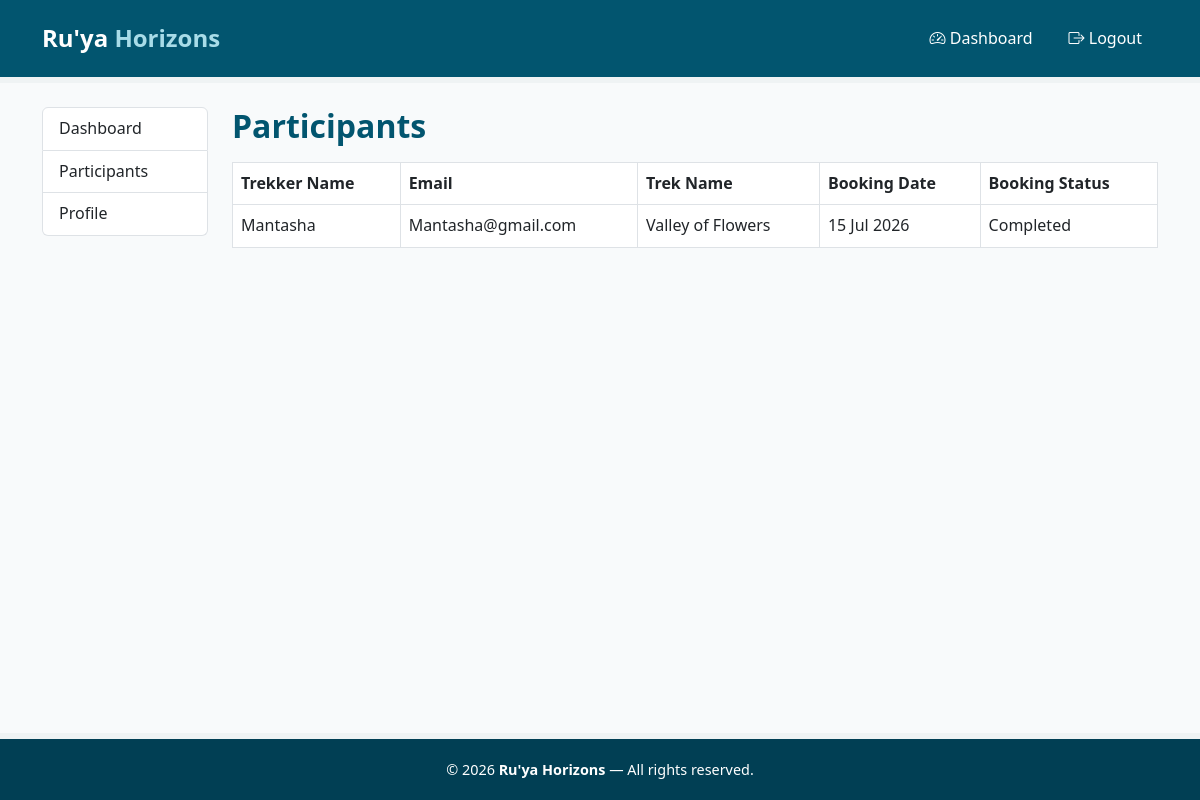
The app's page /staff/participants (signed in) with its own data.
### models.py (models this page shows)
class Booking(db.Model):
    __tablename__ = 'booking'
    id = db.Column(db.Integer, primary_key=True)
    user_id = db.Column(db.Integer, db.ForeignKey('user.id'), nullable=False)
    trek_id = db.Column(db.Integer, db.ForeignKey('trek.id'), nullable=False)
    booking_date = db.Column(db.DateTime, default=datetime.utcnow)
    status = db.Column(db.String(50), default='Booked') # booked, cancelled, completed

class User(db.Model, UserMixin):
    __tablename__ = 'user'
    id = db.Column(db.Integer, primary_key=True)
    username = db.Column(db.String(150), unique=True, nullable=False)
    email = db.Column(db.String(150), unique=True, nullable=False)
    password = db.Column(db.String(256), nullable=False)
    role = db.Column(db.String(50), nullable=False, default='trekker')  # 'admin' or 'user' or 'trek_staff'
    is_active = db.Column(db.Boolean, default=True) # active or inactive
    created_at = db.Column(db.DateTime, default=datetime.utcnow)
    bookings = db.relationship('Booking', backref='user', lazy=True)

class Trek(db.Model):
    __tablename__ = 'trek'
    id = db.Column(db.Integer, primary_key=True)
    name = db.Column(db.String(150), nullable=False)
    location = db.Column(db.String(150), nullable=False)
    difficulty = db.Column(db.String(50), nullable=False)
    duration = db.Column(db.Integer, nullable=False)
    total_slots = db.Column(db.Integer, nullable=False)
    available_slots = db.Column(db.Integer, nullable=False)
    status = db.Column(db.String(50), default='Pending') # pending, approved, open, closed, completed
    start_date = db.Column(db.Date, nullable=False)
    end_date = db.Column(db.Date, nullable=False)
    description = db.Column(db.Text, nullable=False)
    price = db.Column(db.Float, nullable=False)
    assigned_staff_id = db.Column(db.Integer, db.ForeignKey('staff.id'), nullable=True)
    bookings = db.relationship('Booking', backref='trek', lazy=True)

### app.py (the view)
@app.route('/staff/participants')
@login_required
def staff_participants():
    if current_user.role != 'trek_staff':
        return "Access denied: Trek Staff only", 403
    staff_profile = Staff.query.filter_by(user_id=current_user.id).first()
    assigned_treks = Trek.query.filter_by(assigned_staff_id=staff_profile.id).all()
    trek_ids = [trek.id for trek in assigned_treks]
    bookings = Booking.query.filter(Booking.trek_id.in_(trek_ids)).all()
    return render_template('staff_participants.html', bookings=bookings)

### app.py (called while the page is built)
@login_manager.user_loader
def load_user(user_id):
    return User.query.get(int(user_id))

### templates/staff_participants.html (shortened to what this page needs)
{% extends "base.html" %}
{% block content %}
<div class="container my-4">
    <div class="row">
        {% include "staff_sidebar.html" %}
        <div class="col-md-9 col-lg-10">
            <h2 class="page-heading">Participants</h2>
            {% if bookings %}
            <table class="table table-bordered mt-3">
                <thead>
                    <tr>
                        <th>Trekker Name</th>
                        <th>Email</th>
                        <th>Trek Name</th>
                        <th>Booking Date</th>
                        <th>Booking Status</th>
                    </tr>
                </thead>
                <tbody>
                    {% for booking in bookings %}
                    <tr>
                        <td>{{ booking.user.username }}</td>
                        <td>{{ booking.user.email }}</td>
                        <td>{{ booking.trek.name }}</td>
                        <td>{{ booking.booking_date.strftime('%d %b %Y') }}</td>
                        <td>{{ booking.status }}</td>
                    </tr>
                    {% endfor %}
                </tbody>
            </table>
            {% else %}
            <p class="mt-3">No participants have booked your treks yet.</p>
            {% endif %}
        </div>
    </div>
</div>
{% endblock %}

### static/style.css (style rules this page uses)
* { margin: 0; padding: 0; box-sizing: border-box; }
body { font-family: 'Segoe UI', Tahoma, Geneva, Verdana, sans-serif; color: #02556f; background-color: #f8fafb; line-height: 1.6; }
.page-heading { color: #02556f; font-weight: 700; }

### records on screen
Booking: user.username "Mantasha", user.email "Mantasha@gmail.com", trek.name "Valley of Flowers", booking_date "15 Jul 2026", status "Completed"
